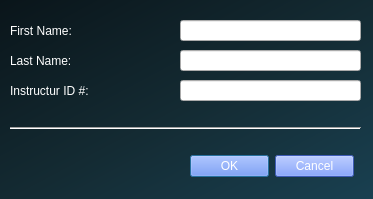
<?xml version="1.0" encoding="UTF-8"?>
<ui version="4.0">
 <class>new_instructor_dialog</class>
 <widget class="QDialog" name="new_instructor_dialog">
  <property name="geometry">
   <rect>
    <x>0</x>
    <y>0</y>
    <width>373</width>
    <height>199</height>
   </rect>
  </property>
  <property name="cursor">
   <cursorShape>PointingHandCursor</cursorShape>
  </property>
  <property name="windowTitle">
   <string>Create New Class</string>
  </property>
  <property name="styleSheet">
   <string notr="true">QDialog{
	background-color: qlineargradient(spread:pad, x1:0, y1:0, x2:1, y2:1, stop:0 rgba(10, 21, 26, 255), stop:0.522167 rgba(20, 43, 51, 255), stop:1 rgba(25, 64, 81, 255));


}

QPushButton{
 background-color: rgb(85, 127, 255);
 color: white;
}

QLabel {
 color: white;
}</string>
  </property>
  <widget class="QDialogButtonBox" name="create_instructor_btn">
   <property name="geometry">
    <rect>
     <x>190</x>
     <y>150</y>
     <width>164</width>
     <height>32</height>
    </rect>
   </property>
   <property name="standardButtons">
    <set>QDialogButtonBox::Cancel|QDialogButtonBox::Ok</set>
   </property>
   <property name="centerButtons">
    <bool>true</bool>
   </property>
  </widget>
  <widget class="QLineEdit" name="instructor_id_input">
   <property name="geometry">
    <rect>
     <x>180</x>
     <y>80</y>
     <width>181</width>
     <height>21</height>
    </rect>
   </property>
  </widget>
  <widget class="Line" name="line">
   <property name="geometry">
    <rect>
     <x>10</x>
     <y>120</y>
     <width>351</width>
     <height>16</height>
    </rect>
   </property>
   <property name="orientation">
    <enum>Qt::Horizontal</enum>
   </property>
  </widget>
  <widget class="QLineEdit" name="first_name_input">
   <property name="geometry">
    <rect>
     <x>180</x>
     <y>20</y>
     <width>181</width>
     <height>21</height>
    </rect>
   </property>
  </widget>
  <widget class="QLabel" name="label">
   <property name="geometry">
    <rect>
     <x>10</x>
     <y>20</y>
     <width>81</width>
     <height>21</height>
    </rect>
   </property>
   <property name="text">
    <string>First Name:</string>
   </property>
  </widget>
  <widget class="QLabel" name="label_3">
   <property name="geometry">
    <rect>
     <x>10</x>
     <y>50</y>
     <width>71</width>
     <height>21</height>
    </rect>
   </property>
   <property name="text">
    <string>Last Name:</string>
   </property>
  </widget>
  <widget class="QLineEdit" name="last_name_input">
   <property name="geometry">
    <rect>
     <x>180</x>
     <y>50</y>
     <width>181</width>
     <height>21</height>
    </rect>
   </property>
  </widget>
  <widget class="QLabel" name="label_5">
   <property name="geometry">
    <rect>
     <x>10</x>
     <y>80</y>
     <width>101</width>
     <height>21</height>
    </rect>
   </property>
   <property name="text">
    <string>Instructur ID #:</string>
   </property>
  </widget>
 </widget>
 <resources/>
 <connections>
  <connection>
   <sender>create_instructor_btn</sender>
   <signal>rejected()</signal>
   <receiver>new_instructor_dialog</receiver>
   <slot>reject()</slot>
   <hints>
    <hint type="sourcelabel">
     <x>211</x>
     <y>255</y>
    </hint>
    <hint type="destinationlabel">
     <x>153</x>
     <y>143</y>
    </hint>
   </hints>
  </connection>
  <connection>
   <sender>create_instructor_btn</sender>
   <signal>accepted()</signal>
   <receiver>new_instructor_dialog</receiver>
   <slot>accept()</slot>
   <hints>
    <hint type="sourcelabel">
     <x>211</x>
     <y>255</y>
    </hint>
    <hint type="destinationlabel">
     <x>153</x>
     <y>143</y>
    </hint>
   </hints>
  </connection>
 </connections>
</ui>
